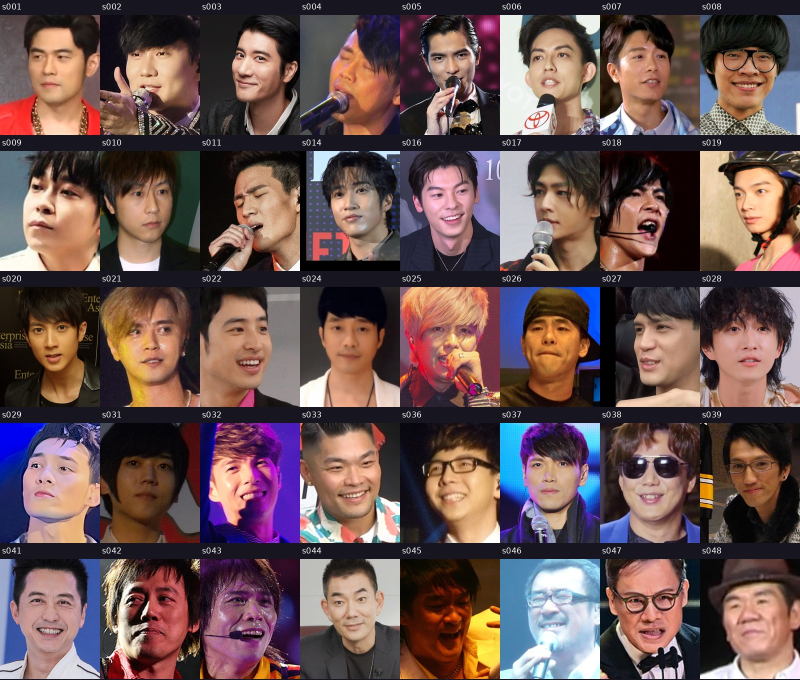
#> input picture singer/photo-audit-20261022/sheet-01.jpg, 1600 x 1360 px (shown at 1/2 size)
$ python -i fetch_actor_media.py   (imports and definitions only)
#> lines starting #> are read from the running program, lines starting #| are printed output that depends on the picture
#!/usr/bin/env python3
"""Stage licensed Wikimedia portrait candidates; never changes the playable roster."""
import io, json, os, re, time, sys, urllib.parse
from pathlib import Path
import requests
from PIL import Image, ImageOps
import cv2
import numpy as np

BASE=Path(__file__).resolve().parents[1]
# [1 line that did not run here, left out]
OUT=BASE/"actor-roster-staging"
# [1 line not run here, left out]
HEADERS={"User-Agent":"TaiwanFaceQuizCuration/1.0 (https://github.com/brant9972/find-diff; educational open-license portrait research)"}
S=requests.Session()
# [1 line not run here, left out]
WIKIPEDIA="https://zh.wikipedia.org/w/api.php"
WIKIDATA="https://www.wikidata.org/w/api.php"
COMMONS="https://commons.wikimedia.org/w/api.php"
facecascade=cv2.CascadeClassifier(cv2.data.haarcascades + "haarcascade_frontalface_default.xml")
results=[]
def api(url,params):
    r=S.get(url,params={"format":"json","formatversion":2,**params},timeout=35)
    r.raise_for_status()
    return r.json()
def wiki_item(name):
    data=api(WIKIPEDIA,{"action":"query","titles":name,"redirects":1,"prop":"pageprops","ppprop":"wikibase_item"})
    pages=data.get("query",{}).get("pages",[])
    if not pages or pages[0].get("missing"):return None,None
    return pages[0].get("pageprops",{}).get("wikibase_item"),pages[0].get("title")
def portrait_filename(qid):
    data=api(WIKIDATA,{"action":"wbgetentities","ids":qid,"props":"claims"})
    ent=data.get("entities",{}).get(qid,{})
    claims=ent.get("claims",{}).get("P18",[])
    if not claims:return None
    return claims[0]["mainsnak"]["datavalue"]["value"]
def commons_info(filename):
    info=api(COMMONS,{"action":"query","titles":"File:"+filename,"prop":"imageinfo","iiprop":"url|extmetadata|size","iiurlwidth":840})
    page=(info.get("query",{}).get("pages") or [{}])[0]
    ii=(page.get("imageinfo") or [{}])[0]
    e=ii.get("extmetadata",{})
    def val(k):return re.sub("<[^>]+>","",e.get(k,{}).get("value","")).strip()
    lic=val("LicenseShortName")
    allowed=lic.lower().startswith(("cc by","cc0","public domain","pd-", "gwoia"))
    # Attribution-only government terms require careful manual checking; stage but do not auto-release.
    if not allowed:return None,{"reason":"license_not_clear","license":lic}
    return {"filePage":"https://commons.wikimedia.org/wiki/File:"+urllib.parse.quote(filename.replace(" ","_")),
            "imageUrl":ii.get("thumburl") or ii.get("url"),
            "originalUrl":ii.get("url"),"license":lic,
            "licenseUrl":val("LicenseUrl"),"artist":val("Artist"),
            "credit":val("Credit"),"sourceDescription":val("ImageDescription")},None
def crop(img):
    img=ImageOps.exif_transpose(img).convert("RGB")
    arr=cv2.cvtColor(np.array(img),cv2.COLOR_RGB2GRAY)
    faces=facecascade.detectMultiScale(arr,scaleFactor=1.075,minNeighbors=5,minSize=(55,55))
    if len(faces)!=1:return None,{"reason":"not_exactly_one_face","faces":len(faces)}
    x,y,w,h=map(int,faces[0])
    # Face is intentionally centered with shoulder/headroom. Crop is also the reusable full-face source.
    cw=max(w*1.8,1);ch=cw*4/3
    ch=max(ch,h*2.05);cw=ch*3/4
    cx=x+w*.5; cy=y+h*.57
    left=cx-cw*.5;top=cy-ch*.39
    # Clamp crop with predictable geometry; do not warp the head.
    scale=min(img.width/cw,img.height/ch,1.0)
    if scale<1.0: cw*=scale;ch*=scale
    left=max(0,min(left,img.width-cw));top=max(0,min(top,img.height-ch))
    roi=img.crop((round(left),round(top),round(left+cw),round(top+ch)))
    roi=ImageOps.fit(roi,(480,640),method=Image.Resampling.LANCZOS)
    # Source face must be large enough for recognizable eyes/mouth; require manual visual review prior to activation.
    ey=(y+h*.36-top)/ch
    if not (.20<=ey<=.55):return None,{"reason":"unexpected_eye_line","estimatedEyeLine":ey}
    return (roi,round(ey,4)),None
def reveal(ey):
    y0=max(0.12,ey-.12)
    end=[min(1,ey+.09),min(1,ey+.21),min(1,ey+.35),min(1,ey+.52)]
    return dict(zip(("eyes","nose","mouth","chin","full"),
        [[.08,round(y0,4),.92,round(k,4)] for k in end]+[[0,0,1,1]]))
# [29 lines not run here, left out]
data={"schemaVersion":1,"producedAt":"2026-10-21","purpose":"PHOTO_STAGING_ONLY_DO_NOT_DEPLOY",
      "note":"Cropped portraits are machine-generated candidates. Verify correct identity, crop, license/attribution and game hints manually before replacing live actors.",
      "countWithStagedPhotos":sum(x["photoStatus"]=="auto_detected_not_human_verified" for x in results),
      "requested":len(results),"entries":results}
# [2 lines not run here, left out]

>>> from PIL import Image
>>> picture = Image.open('../photo-audit-20261022/sheet-01.jpg')
#> picture is the input picture: PIL image 1600x1360 RGB; mean R, G, B 104.4, 82, 81.4
>>> result = crop(picture)
#> in crop, `arr=cv2.cvtColor(np.array(img),cv2.COLOR_RGB2GRAY)`:
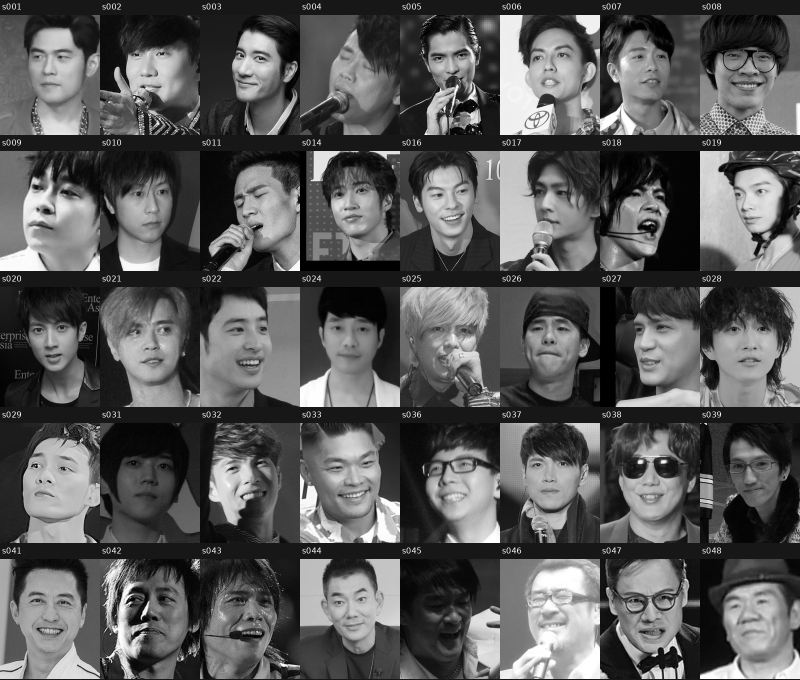
#> arr: shape (1360, 1600) (shown at 1/2 size); min 0, max 255, mean 88.6
#> in crop, `faces=facecascade.detectMultiScale(arr,scaleFactor=1.075,minNeighbors=..`: faces = 32 rows, first 6: [1035, 62, 132, 132], [38, 63, 128, 128], [1036, 606, 127, 127], [834, 335, 129, 129], [237, 345, 128, 128], [1438, 882, 131, 131]

$ run again, on singer/photo-audit-20261022/sheet-02.jpg
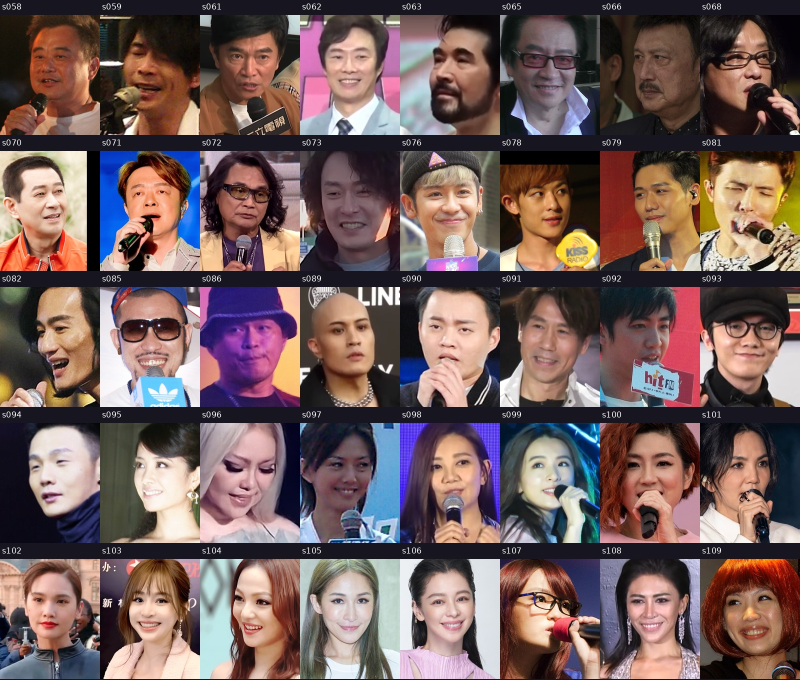
#> input picture singer/photo-audit-20261022/sheet-02.jpg, 1600 x 1360 px (shown at 1/2 size)
#> picture is the input picture: PIL image 1600x1360 RGB; mean R, G, B 114.5, 92.8, 91.4
#> in crop, `arr=cv2.cvtColor(np.array(img),cv2.COLOR_RGB2GRAY)`:
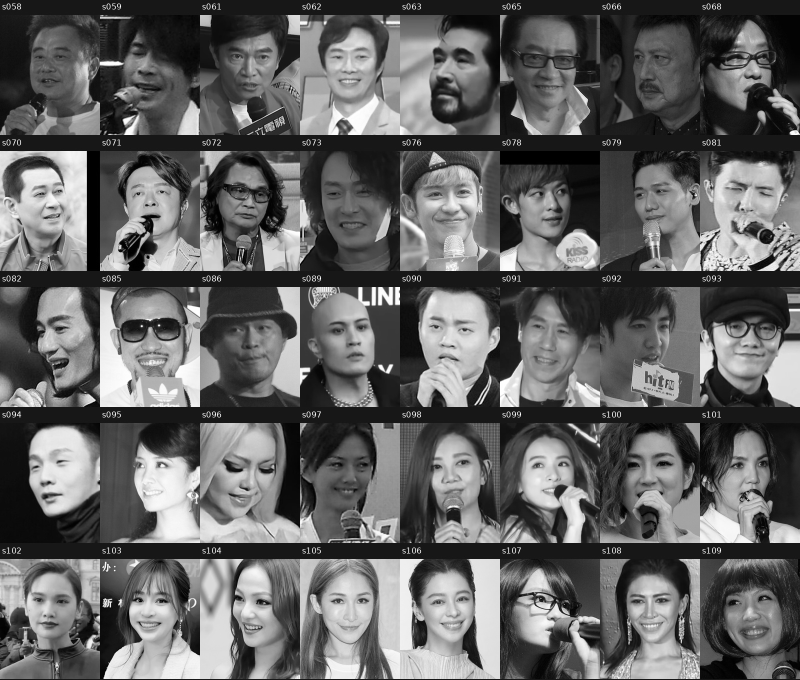
#> arr: shape (1360, 1600) (shown at 1/2 size); min 0, max 255, mean 99.1
#> faces = 34 rows, first 6: [838, 882, 127, 127], [1441, 882, 123, 123], [430, 337, 128, 128], [638, 606, 131, 131], [439, 64, 126, 126], [1244, 336, 126, 126]

$ run again, on singer/photo-audit-20261022/sheet-03.jpg
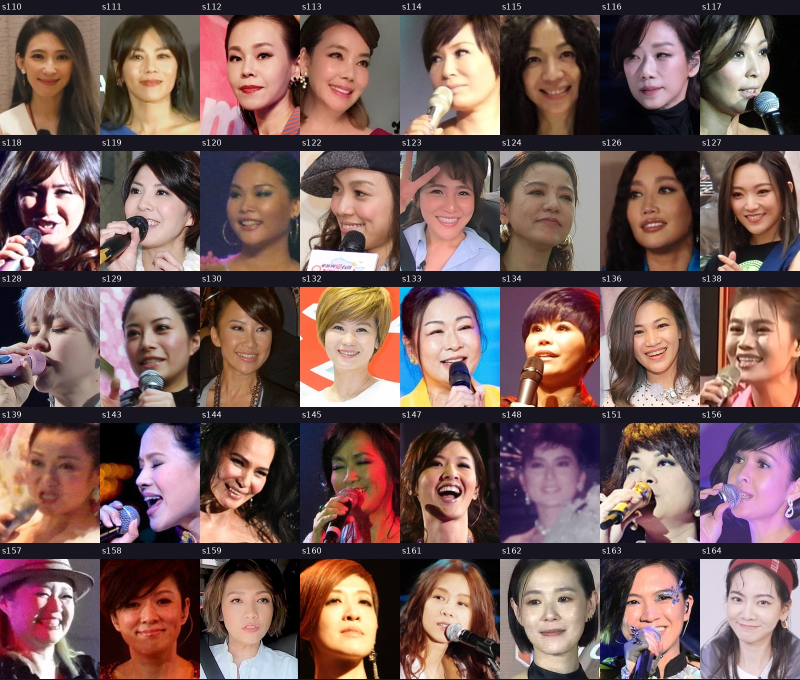
#> input picture singer/photo-audit-20261022/sheet-03.jpg, 1600 x 1360 px (shown at 1/2 size)
#> picture is the input picture: PIL image 1600x1360 RGB; mean R, G, B 116.6, 90.2, 87.3
#> in crop, `arr=cv2.cvtColor(np.array(img),cv2.COLOR_RGB2GRAY)`:
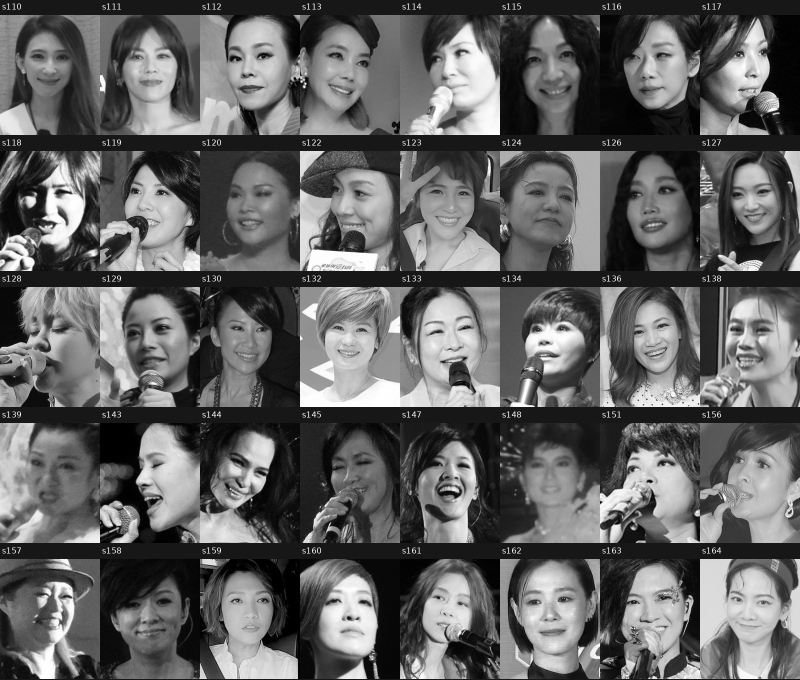
#> arr: shape (1360, 1600) (shown at 1/2 size); min 0, max 255, mean 97.8
#> faces = 34 rows, first 6: [1228, 332, 147, 147], [239, 68, 126, 126], [1455, 74, 102, 102], [1244, 608, 128, 128], [638, 870, 153, 153], [254, 169, 93, 93]

$ run again, on singer/photo-audit-20261022/sheet-04.jpg
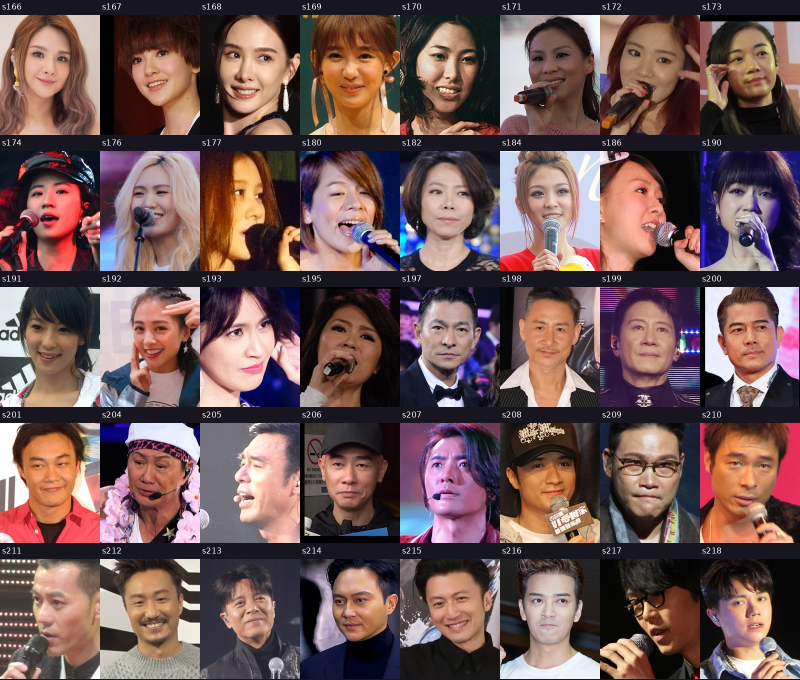
#> input picture singer/photo-audit-20261022/sheet-04.jpg, 1600 x 1360 px (shown at 1/2 size)
#> picture is the input picture: PIL image 1600x1360 RGB; mean R, G, B 110.5, 85.2, 84.4
#> in crop, `arr=cv2.cvtColor(np.array(img),cv2.COLOR_RGB2GRAY)`:
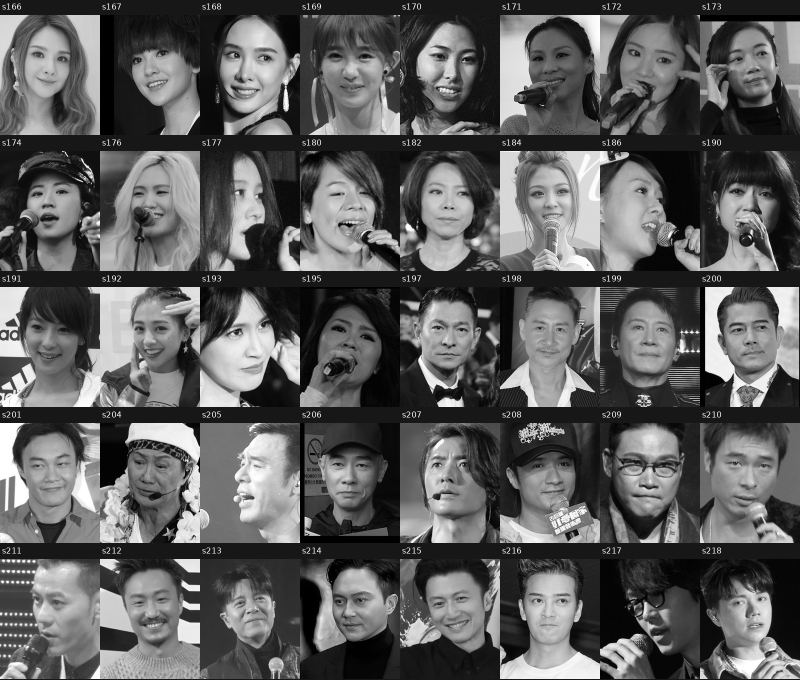
#> arr: shape (1360, 1600) (shown at 1/2 size); min 0, max 255, mean 92.7
#> faces = 38 rows, first 6: [1062, 711, 67, 67], [37, 877, 128, 128], [1034, 1152, 130, 130], [1436, 606, 126, 126], [1034, 605, 128, 128], [1235, 607, 128, 128]
